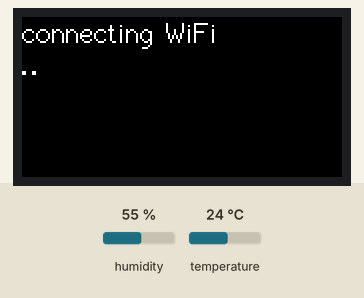
Simulated run of this sketch. Board: ESP32. Shown: 160×80 colour display. Inputs (shaded band) come from the test bench; at power-on: temperature 24 °C, humidity 55 %. WiFi joins after 1.5 s; servers stay silent unless stated; no MQTT or app messages arrive unless stated.

Above: at 1.2 s.
At 3.4 s:
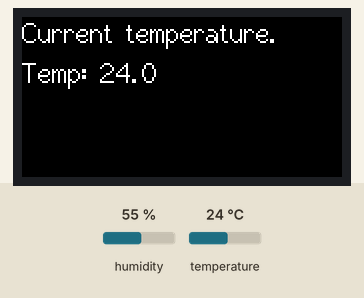
3.5 s: temperature set to 12 °C
At 13.0 s:
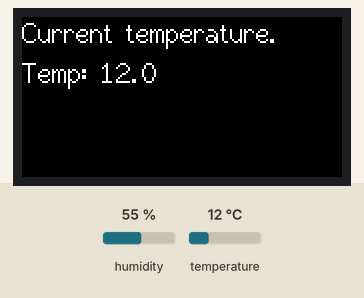
13.7 s: temperature set to 19 °C
At 23.4 s:
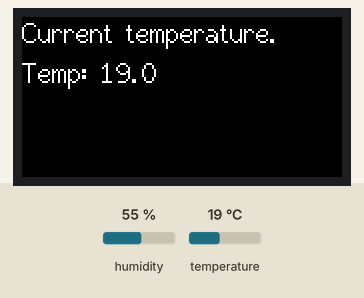
23.7 s: temperature set to 28 °C
At 32.6 s:
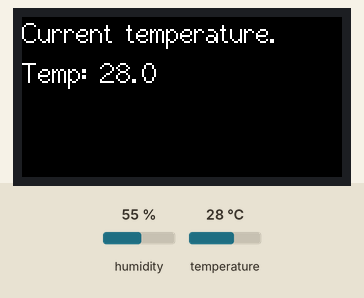
Timing chart, 0 to 34.1 s (numbered marks = the images above; inputs shaded):
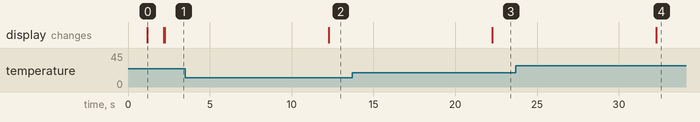

The sketch:

IoTDevStartingBookApp.ino
```cpp
#include <M5StickC.h>
#include "DHT12.h"

#include <WiFi.h>
#include <WiFiClientSecure.h>
#include <PubSubClient.h>
#include "Secret.h"

static WiFiClientSecure httpsClient;
static PubSubClient mqttClient(httpsClient);

DHT12 dht12;

// WiFi接続する
void setupWifi() {
  M5.Lcd.println("connecting WiFi");
  WiFi.begin(WIFI_SSID, WIFI_PASSWORD);
  while (WiFi.status() != WL_CONNECTED) {
    M5.Lcd.print(".");
    delay(1000);
  }
}

// MQTT接続する
void setupMqtt() {
  M5.Lcd.println("connecting MQTT");
  httpsClient.setCACert(ROOT_CA);
  httpsClient.setCertificate(CERTIFICATE);
  httpsClient.setPrivateKey(PRIVATE_KEY);
  mqttClient.setServer(CLOUD_ENDPOINT, CLOUD_PORT);
  while (!mqttClient.connected()) {
    if (!(mqttClient.connect(CLIENT_ID))) {
      M5.Lcd.print(".");
      delay(1000);
    }
  }
}

// 気温を送信する
void publishTemperature(float tmp) {
  char message[128] = {0};
  sprintf(message, "{\"value\": %f}", tmp);
  mqttClient.publish(CLOUD_TOPIC, message);
}

void setup() {
  M5.begin();
  Wire.begin(0,26);
  M5.Lcd.setRotation(3);
  M5.Lcd.fillScreen(BLACK);
  M5.Lcd.setCursor(0, 0, 2);
  setupWifi();
  setupMqtt();
  M5.Lcd.fillScreen(BLACK);
  M5.Lcd.setCursor(0, 0, 2);
  M5.Lcd.println("Current temperature.");
}

void loop() {
  float tmp = dht12.readTemperature();
  M5.Lcd.setCursor(0, 20, 2);
  M5.Lcd.printf("Temp: %2.1f", tmp);
  publishTemperature(tmp);
  delay(10000);
}
```

Secret.h
```cpp
#define WIFI_SSID "<Wi-Fi SSID>"
#define WIFI_PASSWORD "<Wi-Fi Password>"

#define CLOUD_ENDPOINT "<IoT Core Endpoint>"
#define CLOUD_PORT 8883
#define CLOUD_TOPIC "temperature/0A-001"
#define CLIENT_ID "1"

#define ROOT_CA                                                                \
  "-----BEGIN CERTIFICATE-----\n"                                              \
  "<AmazonRootCA1.pem>\n"                                                      \
  "-----END CERTIFICATE-----"

#define CERTIFICATE                                                            \
  "-----BEGIN CERTIFICATE-----\n"                                              \
  "<xxxxxxxxxx-certificate.pem.crt>\n"                                         \
  "-----END CERTIFICATE-----\n"

#define PRIVATE_KEY                                                            \
  "-----BEGIN RSA PRIVATE KEY-----\n"                                          \
  "<xxxxxxxxxx-private.pem.key>\n"                                             \
  "-----END RSA PRIVATE KEY-----\n"
```

Measured:
- after the input at 3.5 s, the display: changes after 8.8 s (image 2)
- after the input at 13.7 s, the display: changes after 8.6 s (image 3)
- after the input at 23.7 s, the display: changes after 8.6 s (image 4)
- what the display in image 0 shows lasts 1.0 s, from 1.2 s to 2.2 s
